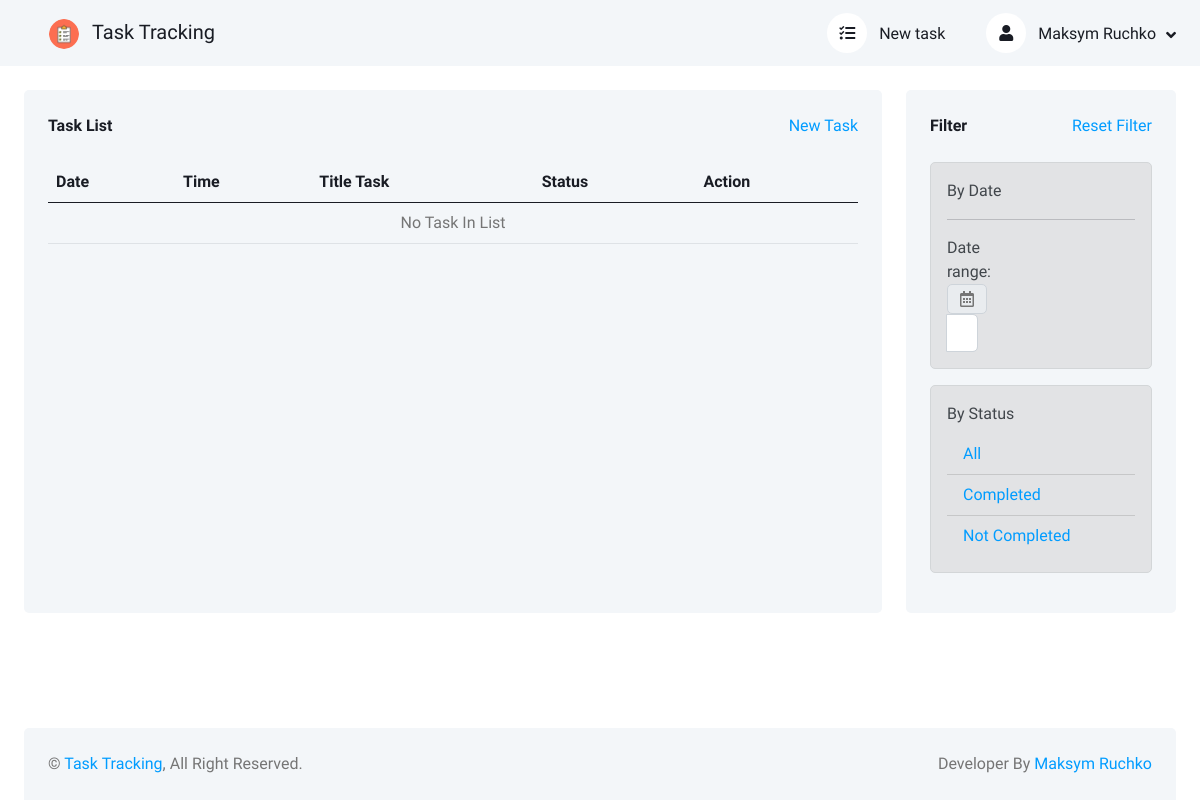
Page / (signed in) on the earlier database version.
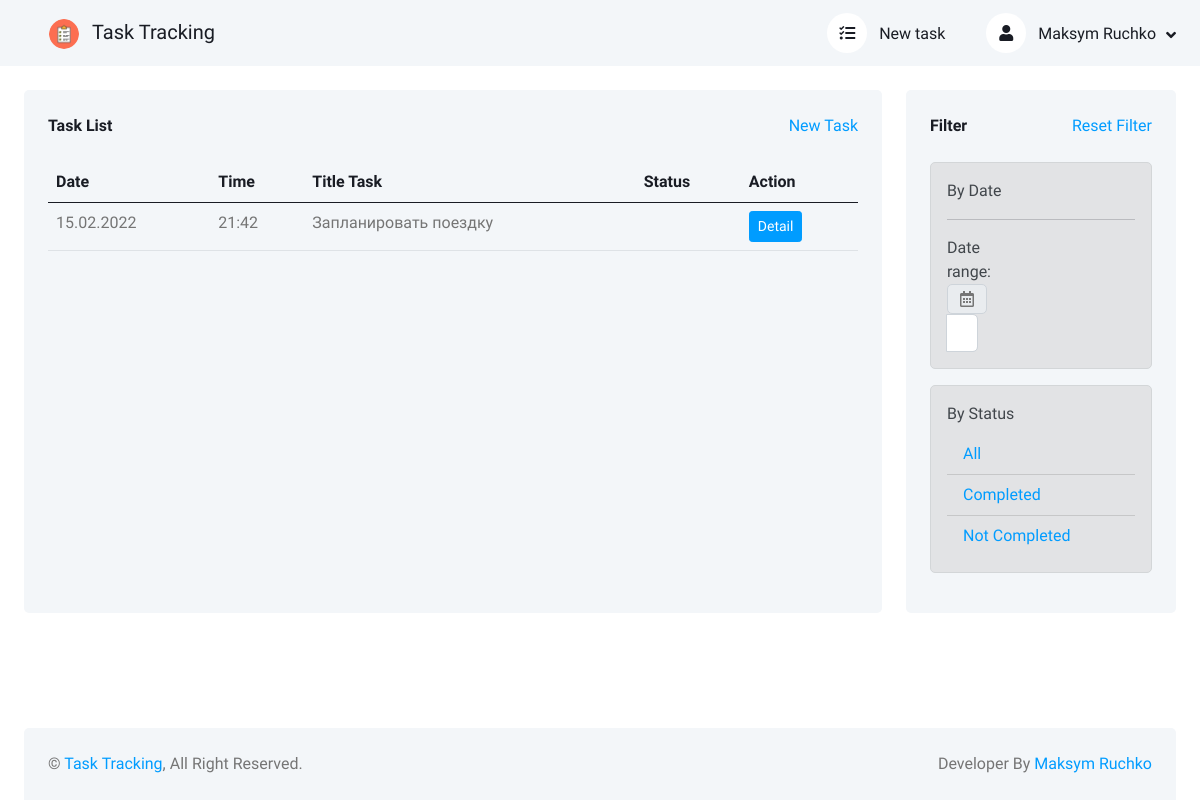
Same page on the later database version.
### tasks/models.py (models this page shows, shortened)
class Task(models.Model):
    NOT_COMPLETED = 'Not completed'
    COMPLETED = 'Сompleted'
    title = models.CharField('Title', max_length=150)
    description = models.TextField('Description')
    status = models.CharField(
        'Status',
        choices=[('not completed', NOT_COMPLETED), ('completed', COMPLETED), ],
        max_length=13,
    )
    creation_date = models.DateTimeField('Creation date', auto_now_add=True)
    owner = models.ForeignKey(
        get_user_model(),
        verbose_name='Owner',
        on_delete=models.CASCADE,
        blank=True,
        null=True,
    )
    class Meta:
        verbose_name = 'Task'
        verbose_name_plural = 'Tasks'

### tasks/views.py (the view)
# urls.py: path('', HomeTaskListView.as_view(), name='home'),
class HomeTaskListView(LoginRequiredMixin, ListView):
    model = Task
    context_object_name = 'task_list'
    template_name = 'tasks/task_list.html'
    login_url = 'login'
    ordering = ['-creation_date']
    def get_context_data(self, *, object_list=None, **kwargs):
        context = super(HomeTaskListView, self).get_context_data(**kwargs)
        context['task_list'] = context['task_list'].filter(owner=self.request.user)
        return context
    def get_queryset(self):
        if self.request.GET.get('q') == None:
            status_filter = Task.objects.all()
        elif self.request.GET.get('q') != None:
            q = self.request.GET.get('q')
            status_filter = Task.objects.filter(status__iexact=q)
        else:
            q = ''
            status_filter = Task.objects.filter(status__iexact=q)
        return status_filter

### users/models.py (called while the page is built)
    def get_absolute_url(self):
        return reverse('user_detail', kwargs={'user_name': str(self.username)})

### tasks/templates/tasks/task_list.html (shortened to what this page needs)
{% extends 'base.html' %}
{% load static %}
{% block content %}
<div class="row g-4">
    <div class="col-sm-12 col-xl-9">
        <div class="bg-light rounded h-100 p-4">
            <div class="d-flex align-items-center justify-content-between mb-4">
                <h6 class="mb-0">Task List</h6>
                <a href="{% url 'task_create' %}">New Task</a>
            </div>
            <div class="table-responsive">
                <table class="table">
                    <thead>
                    <tr class="text-dark">
                        <th scope="col">Date</th>
                        <th scope="col">Time</th>
                        <th scope="col">Title Task</th>
                        <th scope="col">Status</th>
                        <th scope="col">Action</th>
                    </tr>
                    </thead>
                    <tbody>
                    {% for task in task_list %}
                    <tr>
                        <td>{{ task.creation_date | date:"d.m.Y" }}</td>
                        <td>{{ task.creation_date | date:"H:i" }}</td>
                        <td>{{ task.title }}</td>
                        <td>{{ task.get_status_display }}</td>
                        <td><a class="btn btn-sm btn-primary" href="{% url 'task_detail' task.pk %}">Detail</a></td>
                    </tr>
                    {% empty %}
                    <tr>
                        <td colspan="5" class="text-center">No Task In List</td>
                    </tr>
                    {% endfor %}
                    </tbody>
                </table>
            </div>
        </div>
    </div>
    <div class="col-sm-12 col-xl-3">
        <div class="bg-light rounded h-100 p-4">
            <div class="d-flex align-items-center justify-content-between mb-4">
                <h6 class="mb-0">Filter</h6>
                <a href="#">Reset Filter</a>
            </div>
            <div class="alert alert-secondary" role="alert">
                <span class="mb-0">By Date</span>
                <hr>
                <div class="col-sm-12 col-xl-2">
                    <div class="form-group">
                        <label>Date range:</label>
                        <div class="input-group">
                            <div class="input-group-prepend">
                                <span class="input-group-text">
                                    <i class="far fa-calendar-alt"></i>
                                </span>
                            </div>
                            <input type="text" class="form-control float-right" id="reservation">
                        </div>
                    </div>
                </div>
            </div>
            <div class="alert alert-secondary" role="alert">
                <span class="mb-0">By Status</span>
                <div class="col-sm-12 col-xl-12 mt-2">
                    <ul class="list-group list-group-flush">
                        <li class="list-group-item bg-transparent">
                            <a href="{% url 'home' %}">All</a>
                        </li>
                        <li class="list-group-item bg-transparent">
                            <a href="{% url 'home' %}?q=completed" name="q">Completed</a>
                        </li>
                        <li class="list-group-item bg-transparent">
                            <a href="{% url 'home' %}?q=not completed" name="q">Not Completed</a>
                        </li>
                    </ul>
                </div>
            </div>
        </div>
    </div>
</div>
{% endblock content %}

Differences in the rows shown:
added Task: creation_date "15.02.2022", creation_date "21:42", title "Запланировать поездку"
Other differences:
text no longer shown: "No Task In List"
